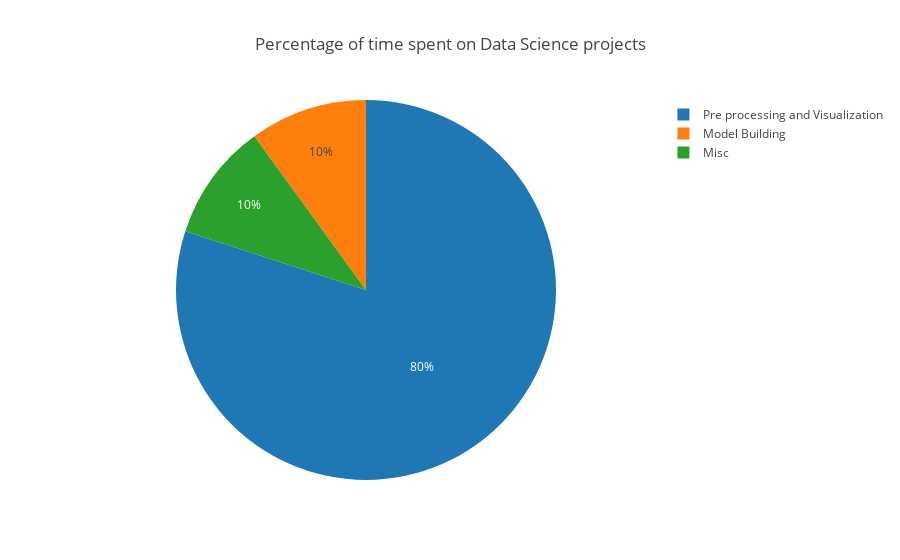

The notebook cell saved with this chart:
### Markdown cell above
- 1 Categorical variable

### Code cell
labels = ["Pre processing and Visualization", "Model Building", "Misc"]
values = [80,10,10]

trace = go.Pie(labels=labels, values=values)

layout = go.Layout(title = 'Percentage of time spent on Data Science projects')
data = [trace]
fig = go.Figure(data= data,layout=layout)
iplot(fig)

### Figure 1 — Plotly figure (JSON) as saved in the notebook; plotly's stock layout.template omitted (floating-point values rounded to 4 significant figures)
{"data": [{"labels": ["Pre processing and Visualization", "Model Building", "Misc"], "type": "pie", "uid": "ec3436cf-1a00-4e26-8b00-f128d780e587", "values": [80, 10, 10]}], "layout": {"title": {"text": "Percentage of time spent on Data Science projects"}}}
